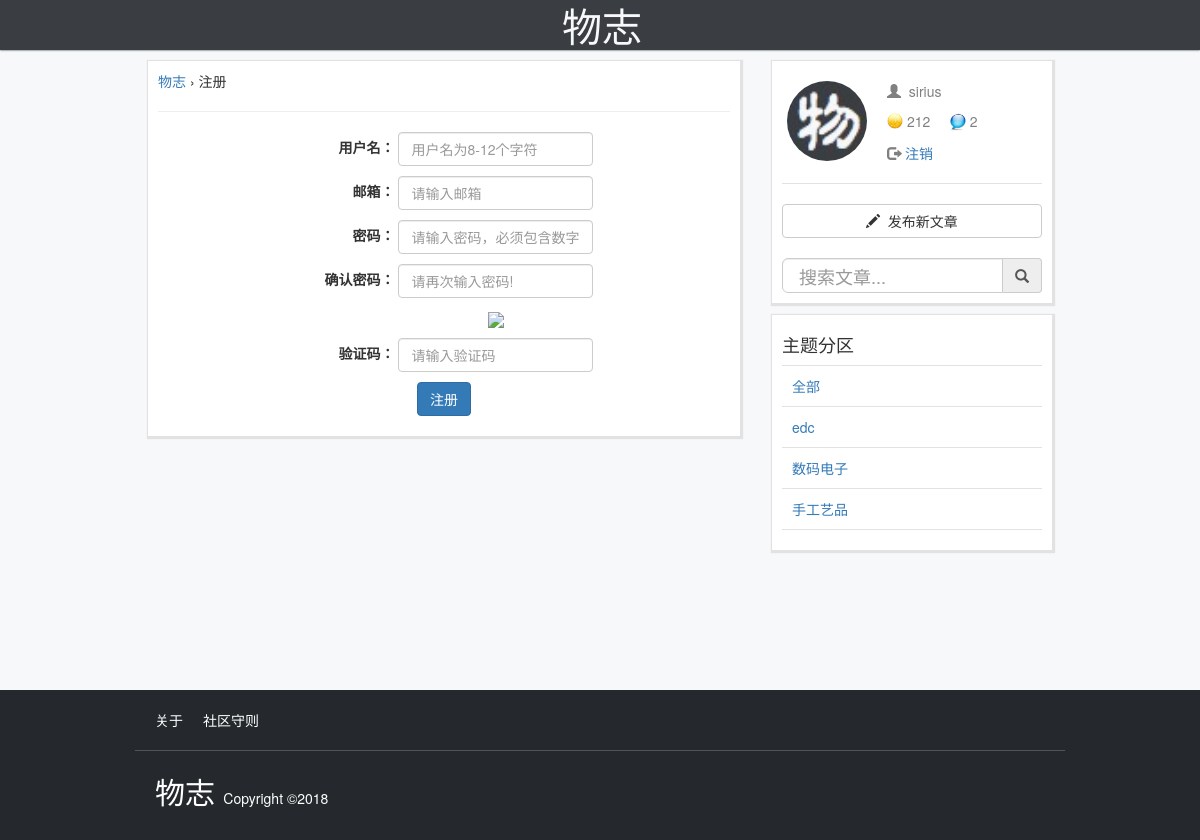
The page /userpage/register/ (signed in) on the database its author committed.
### userpage/models.py (models this page shows, shortened)
class Profile(models.Model):
    user = models.OneToOneField(User, on_delete=models.CASCADE)
    address = models.TextField(max_length=500, blank=True)
    avatar = models.ImageField(upload_to='static/avatar/', default='static/avatar/default.png', blank=True, null=True)
    point = models.IntegerField(default=0)
    unread = models.IntegerField(default=0)
    invite_code = models.CharField(max_length=30,default='null')
    mobile = models.CharField(max_length=128, blank=True)
    wechat = models.CharField(max_length=128, blank=True)
    weibo = models.CharField(max_length=128, blank=True)
    instagram = models.CharField(max_length=128, blank=True)
    facebook = models.CharField(max_length=128, blank=True)
    twitter = models.CharField(max_length=128, blank=True)
    telegram = models.CharField(max_length=128, blank=True)

### article/models.py (models this page shows, shortened)
class Section(models.Model):
    id = models.AutoField(primary_key=True)
    name = models.CharField(max_length=256)
    class Meta:
        db_table ="Section"

### userpage/views.py (the view)
# urls.py: path('register/', views.register, name='register'),
def register(request):
    errors = []
    if 'HTTP_REFERER' in request.environ:
        refer = request.environ['HTTP_REFERER']
        if '/userpage/register/' not in refer:
            pass
        else:
            refer = '/'
    else:
        refer = '/'
    if request.method == 'POST':
        obj = forms.RegisterForm(request.POST)
        post_check_code =  request.POST.get('check_code')
        session_check_code = request.session['check_code']
        if obj.is_valid():
            if post_check_code.lower() ==  session_check_code.lower():
                data = obj.cleaned_data
                username= data.get('username')
                password= data.get('pwd')
                email= data.get('email')
                User.objects.create(username=username,email = email )
                u = User.objects.get(username=username)
                u.set_password(password)
                u.save()
                point=10
                invite = request.GET.get('invite_code')
                if invite:
                    u_p = Profile.objects.get(invite_code=invite)
                    p = 5
                    Point.objects.create(user=u_p.user,point_record=p,event="invite")
                else:
                    p = 0
                point = point + p
                updatepoint = Point.objects.create(user=u,point_record=point,event="register")
                user = authenticate(request, username=username, password=password)
                login(request, user)
                return redirect(request.POST['referer'])
        else:
            errors = obj.errors
            print(errors)
    else:
        obj = forms.RegisterForm()
    return render(request,'userpage/register.html',{'form':obj,'referer':refer})

### edconline/globalarg.py (called while the page is built)
def settings(request):
    secs = Section.objects.all()
    if request.user.is_authenticated:
        userid = request.user.id
        user =Profile.objects.get(user=userid)
        return {'secs':secs,'user':user}
    else:
        return {'secs':secs}

### userpage/templates/userpage/register.html (shortened to what this page needs)
{% extends 'base.html' %}
{% load timetonow %}
{% block banner %}
    <div style="height:30px">
    </div>
{% endblock %}
{% block content %}
<div class="card">
        <form class="form-inline " method="post" action="" novalidate>{% csrf_token %}
        	<a href="/">物志</a> › 注册
        	<hr>
            <p class="mid">
                <label style="width:100px;text-align:right" for="username">用户名：</label>
                    {{ form.username }}
            </p>
            <p class="mid">
                <label style="width:100px;text-align:right" for="email">邮箱：</label>
                    {{ form.email }}
            </p>
            <p class="mid">
                <label style="width:100px;text-align:right" for="password">密码：</label>
                    {{ form.pwd }}
            </p>
            <p class="mid">
                <label style="width:100px;text-align:right" for="confirm_password">确认密码：</label>
                    {{ form.pwd_again }}
            </p>
            <p class="mid">
                <img style="display:inline-block;" id="check_code_img" src="/utils/check_code/" onclick="refresh_check_code(this)"></p>
            <p class="mid">
                <label style="width:100px;text-align:right" for="check_code">验证码：</label>
                <input type="text" class="form-control" name="check_code" id="check_code" placeholder="请输入验证码">
            </p>
             <p class="mid">
                <button class="btn btn-primary" type="submit" >注册</button>
            </p>
            </form>
    </div>
{% endblock %}

### templates/base.html (shortened to what this page needs)
<!DOCTYPE html>
{% load staticfiles %}
{% load timetonow %}
<html>
    <head>
        <link href="/static/bootstrap/css/bootstrap.min.css" rel="stylesheet">
        <link href="/static/bootstrap/css/style.css" rel="stylesheet">
        <link href='http://cdn.webfont.youziku.com/webfonts/nomal/114602/46453/5a919786f629d911e0099415.css' rel='stylesheet' type='text/css' />
    </head>
    <body>
        <nav class="navbar-collapse collapse navbar-fixed-top">
            <div class="container">
                <ul class="nav navbar-nav">
                    <li class="css106de12c1c1bfaa ">
                        <a class="logo" href='/'>物志</a>
                    </li>
                </ul>
            </div>
        </nav>
        {% block banner %}{% endblock %}
        <div class="container-fluid">
            <div class="container">
                <div class="row ">
                    <div class="content col-md-8">
                        {% block content %}{% endblock%}
                    </div>
                    <div class="sidebar col-md-4">
                    {% block sidebar %}
						<div class="card">
                            {% ifnotequal user.id None %}
						    <div class="usercard row">
						        <a href="/userpage/member/{{user.user}}/">
                                    <div class="usercard-avatar" style="background:url(/{{user.avatar}}) no-repeat;background-size:80px 80px;">
						          </div>
                                </a>
						        <div class="usercard-info">
						        	<p>
						        		<a href="/userpage/member/{{user.user}}/"><span class="glyphicon glyphicon-user fad"> </span>&nbsp;
                                            <span class="fad">
						        			   {{user.user}}
						        		    </span>
                                         </a>
						        	</p>
						        	<p>
						        		<img src="/static/image/coin16.png" style="display:inline-block;padding-bottom: 4px" alt="金币" > <span class="fad">
						        			{{user.point}}
						        		</span> &nbsp;&nbsp;&nbsp;
                                        <a href="/userpage/member/{{user.user}}/"><img src="/static/image/notice.png" width="16" height="16" style="display:inline-block;padding-bottom: 2px;width:16px;height:20px" alt="未读提醒" >
                                        <span class="fad" alt="未读提醒">
                                           {{user.unread}}
						        		</span></a> &nbsp;&nbsp;&nbsp;
						        	</p>
                                    <p><span class="glyphicon glyphicon-log-out fad"></span><a href="/userpage/logout/"> 注销</a></p>
						        </div>
						    </div>
                            <span class="sep"></span>
						    <button class="btn btn-default" style="width:100%;margin-top: 10px" type="submit" onclick="window.location.href='/article/publish/'">
						    	<span class="glyphicon glyphicon-pencil"></span>&nbsp; 发布新文章
						    </button>
                            {% endifnotequal %}
                            <form action="/" method="get" id="searchform" name="searchform">
                            <div class="input-group" style="margin-top:20px">
                                <input type="text" class="form-control input-lg" style="height:35px" placeholder="搜索文章..." name="keywords">
                                <span class="input-group-addon btn btn-primary" id="search">
                                    <span class="glyphicon glyphicon-search" > </span>
                                </span>
                            </div>
                            </form>
						</div>
                        <div class="card">
                                <h4>主题分区</h4>
                                <span class="sep"></span>
                                <p><a href="/">全部</a></p>
                                <span class="sep"></span>
                                {% for i in secs %}
                                        <p><a href="/?catalog={{i.name}}">{{i.name}}</a></p>
                                        <span class="sep"></span>
                                {% endfor %}
                        </div>
                    {% endblock %}
                	</div>
        	    </div>
        	</div>
    <footer class="foot-wrap">
            <div class="container">
                    <div class="foot-top">
                        <ul>
                            <li>
                                <a href="" >关于</a>
                            </li>
                            <li>
                                <a href="" >社区守则</a>
                            </li>
                        </ul>
                    </div>
                    <div class="foot-bottom">
                        <span class="css106de12c1c1bfaa" style="font-size:30px;font-color:#d73a49">
                            <a class="logo" href='/'>物志</a>
                        </span>
                        Copyright ©2018
                    </div>
            </div>
    </footer>
	</div>
    </body>
</html>

### rows shown on the page
Profile: avatar (picture), user "sirius", point "212", unread "2"
Section: name "edc"
Section: name "数码电子"
Section: name "手工艺品"
